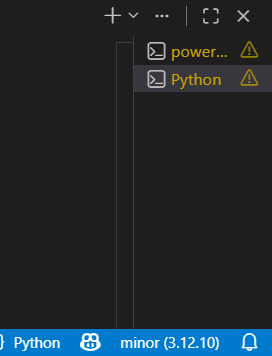
#> input picture SuperGlueSuperPoint/images/vscodeC.png, 272 x 356 px, found by its file name
$ python run.py
#> lines starting #> are read from the running program, lines starting #| are printed output that depends on the picture; after the words box and inside, x2 and y2 are one past the last pixel; in counts of white or black regions, pixels touching at a corner belong together; long printed decimals are rounded
import numpy as np
import cv2

# load results
data = np.load('output\\vscodeC_vscode_matches.npz')
#> (reads SuperGlueSuperPoint/output/vscodeC_vscode_matches.npz from the repository)

kpts0 = data['keypoints0']
kpts1 = data['keypoints1']
matches = data['matches']

# filter valid matches
valid = matches > -1
matched_kpts0 = kpts0[valid]
matched_kpts1 = kpts1[matches[valid]]

# load images
small = cv2.imread('images\\vscodeC.png')
#> small is the input picture: shape (356, 272, 3); mean B, G, R 45.5, 40.7, 32.7
large = cv2.imread('images\\vscode.png')
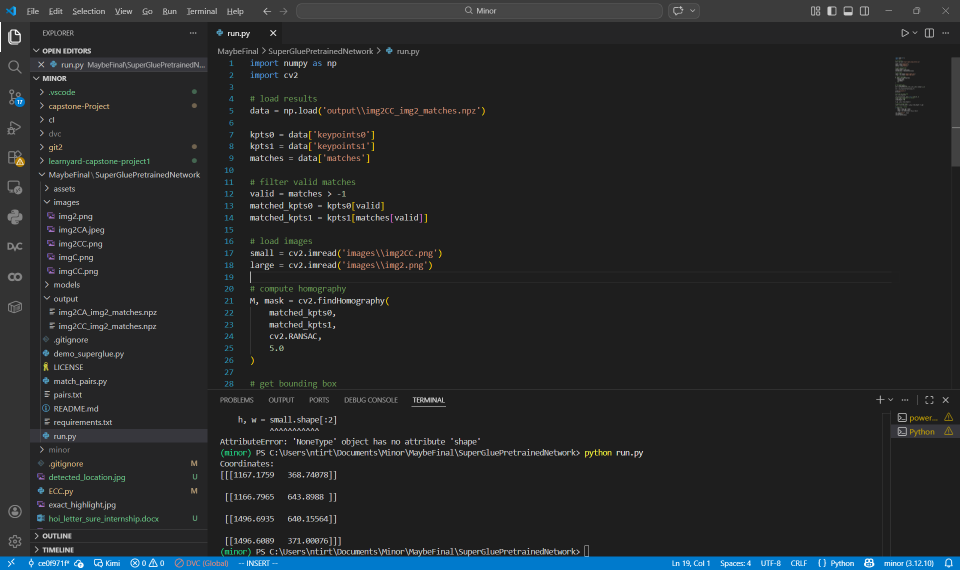
#> input picture SuperGlueSuperPoint/images/vscode.png, 1920 x 1140 px, found by its file name (shown at 1/2 size)
#> large is the input picture: shape (1140, 1920, 3); mean B, G, R 41.7, 39.9, 37

# compute homography
M, mask = cv2.findHomography(
    matched_kpts0,
    matched_kpts1,
    cv2.RANSAC,
    5.0
)

# get bounding box
h, w = small.shape[:2]
#> h = 356; w = 272
pts = np.float32([[0,0],[0,h],[w,h],[w,0]]).reshape(-1,1,2)
#> pts = [[0, 0], [0, 356], [272, 356], [272, 0]]

dst = cv2.perspectiveTransform(pts, M)

print("Coordinates:")
print(dst)
#| [[[1647.0325   783.125]]
#|  [[1648.0813  1140.686  ]]
#|  [[1918.8035  1138.7883 ]]
#|  [[1919.9906   783.9123 ]]]

# draw box on large image
dst = dst.astype(int)

cv2.polylines(large, [dst], True, (0,255,0), 3)
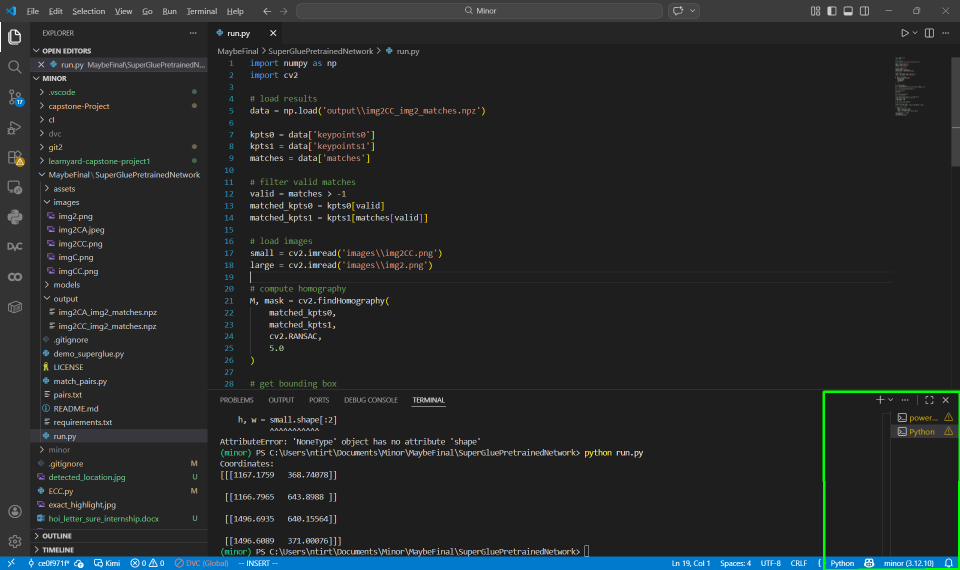
#> large: shape (1140, 1920, 3) (shown at 1/2 size); 0.24% of pixels changed, all inside (x1, y1, x2, y2) = (1645, 781, 1920, 1140)
# get screen size (approx safe values)
screen_width = 1200
screen_height = 700

h_img, w_img = large.shape[:2]
#> h_img = 1140; w_img = 1920

# compute scaling factor
scale = min(screen_width / w_img, screen_height / h_img)
#> scale = 0.614

# resize only if needed
if scale < 1:
    new_w = int(w_img * scale)
#> new_w = 1178
    new_h = int(h_img * scale)
#> new_h = 700
    large = cv2.resize(large, (new_w, new_h))
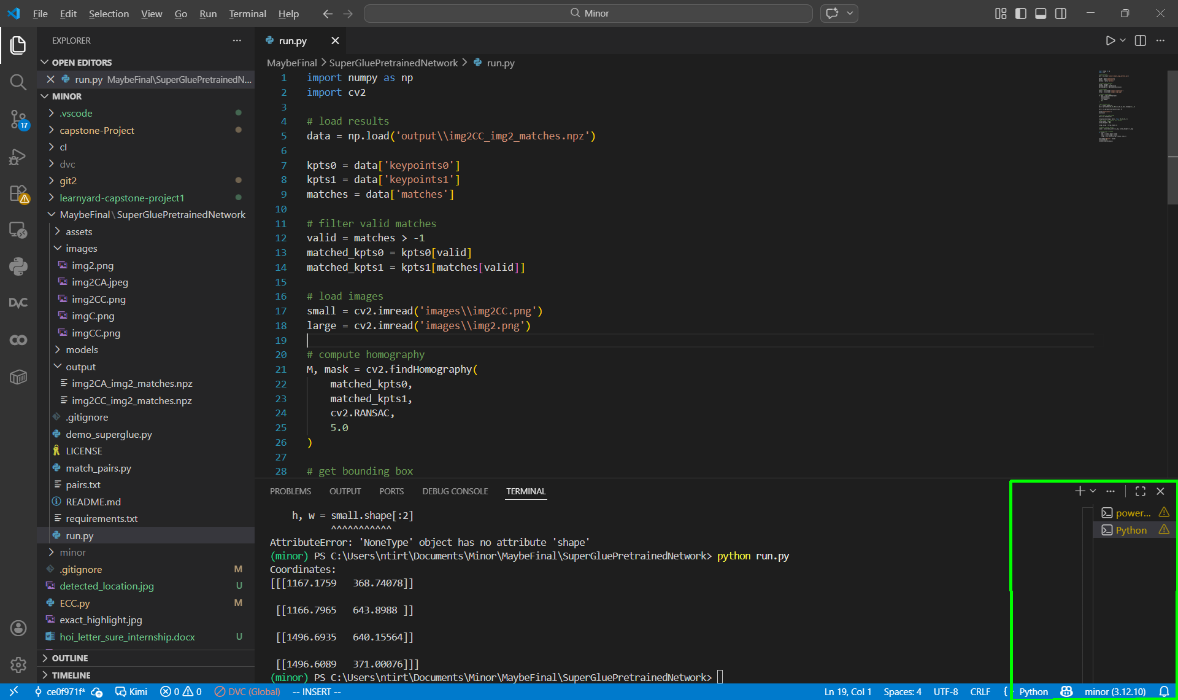
#> large: shape (700, 1178, 3); mean B, G, R 41.5, 40.4, 36.9

cv2.imshow("Result", large)
cv2.waitKey(0)
cv2.destroyAllWindows()
